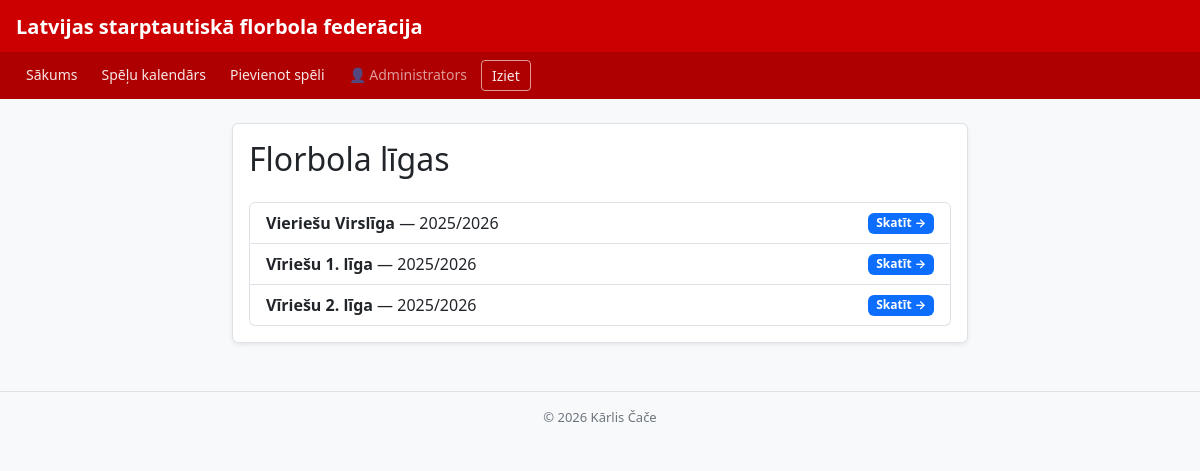
Page / (signed in) on the committed database.
### tables this page shows
CREATE TABLE ligas (
            id        INTEGER PRIMARY KEY AUTOINCREMENT,
            nosaukums TEXT NOT NULL,
            sezona    TEXT NOT NULL
        );

### app.py (the view)
@app.route("/")
def sakums():
  conn = get_db()
  ligas = conn.execute("SELECT * FROM ligas").fetchall()
  conn.close()
  return render_template("index.html", ligas=ligas)

### app.py (called while the page is built)
def get_db():
    conn = sqlite3.connect(fails, check_same_thread=False)
    conn.execute("PRAGMA foreign_keys = ON")
    conn.row_factory = sqlite3.Row
    return conn

### templates/index.html
{% extends "pamats.html" %}
{% block content %}
<div class="row justify-content-center mt-4">
    <div class="col-md-8">
        <div class="card shadow-sm">
            <div class="card-body">
                <h2 class="mb-4">Florbola līgas</h2>
                {% if ligas %}
                    <div class="list-group">
                        {% for liga in ligas %}
                            <a href="/tabula/{{ liga.id }}"
                               class="list-group-item list-group-item-action d-flex justify-content-between align-items-center">
                                <span><strong>{{ liga.nosaukums }}</strong> &mdash; {{ liga.sezona }}</span>
                                <span class="badge bg-primary">Skatīt &rarr;</span>
                            </a>
                        {% endfor %}
                    </div>
                {% else %}
                    <p class="text-muted">Nav nevienas līgas.</p>
                {% endif %}
            </div>
        </div>
    </div>
</div>
{% endblock %}

### templates/pamats.html (style rules this page uses)
body { background: #f8f9fa; }
.card { border: 1px solid #dee2e6; border-radius: 6px; }

### rows in the picture
ligas: nosaukums "Vieriešu Virslīga", sezona "2025/2026"
ligas: nosaukums "Vīriešu 1. līga", sezona "2025/2026"
ligas: nosaukums "Vīriešu 2. līga", sezona "2025/2026"

### other values in the picture
{{ session['vards'] }} "Administrators"
